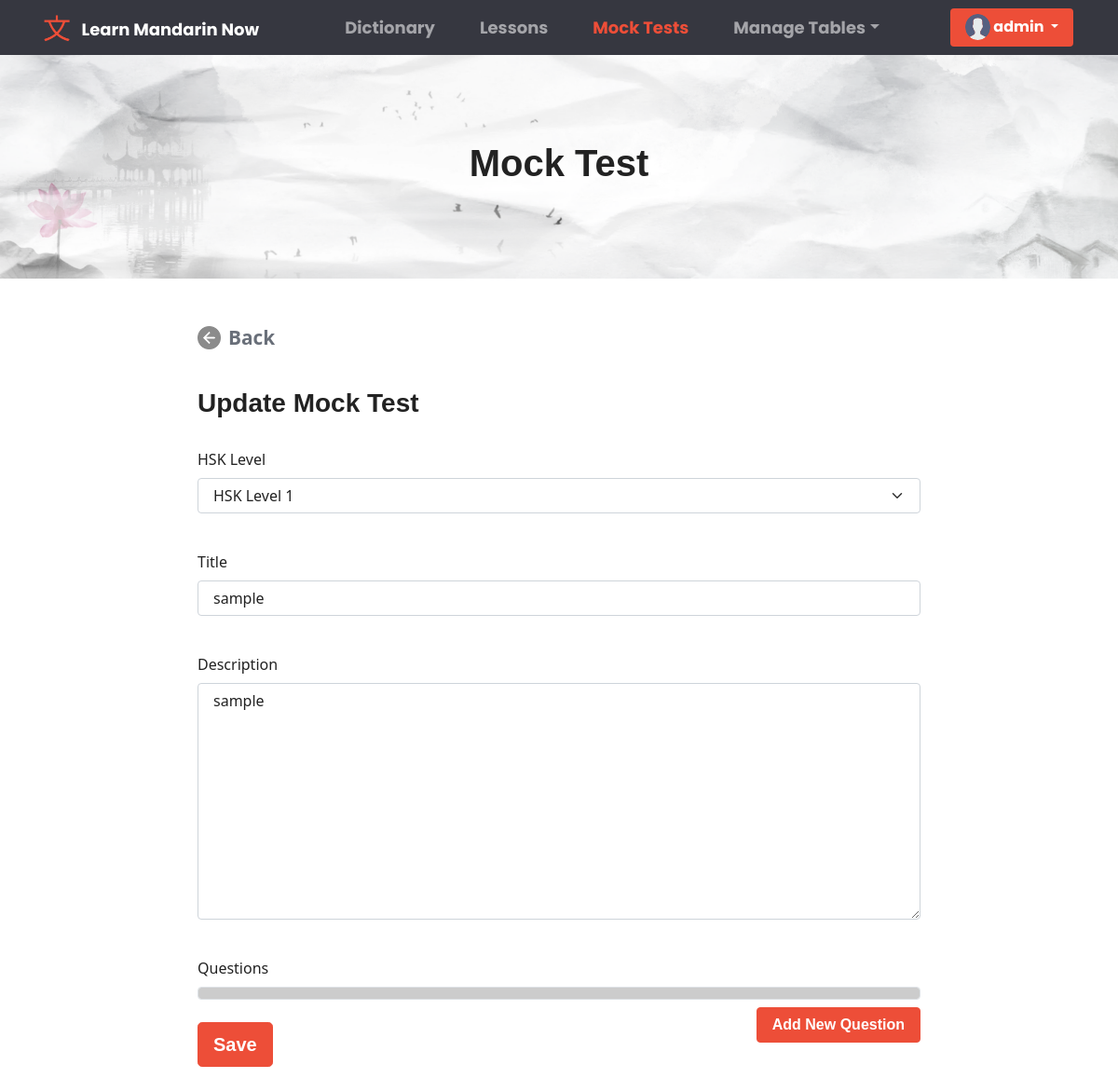
Page /superuser/edit-mocktest/1/ (signed in) on the committed database.
### base/models.py (models this page shows, shortened)
class User(AbstractUser):
    fname = models.CharField(max_length=200, null=True)
    lname = models.CharField(max_length=200, null=True)
    email = models.EmailField(unique = True, null=True)
    bio = models.TextField(null=True)
    avatar = models.ImageField(null=True, default="avatar.svg")
    REQUIRED_FIELDS = []
    class Meta:
        ordering = ['username']

class MockTest(models.Model):
    hsklevel = models.ForeignKey(HskLevel, on_delete=models.SET_NULL, null=True, verbose_name = "HSK Level")
    title = models.CharField(max_length=120, null=True, blank=True)
    description = models.TextField(null=True, blank=True)
    questions = models.TextField(null=True, blank=True)
    updated = models.DateTimeField(auto_now=True)
    created = models.DateTimeField(auto_now_add=True)
    class Meta:
        ordering = ['-updated', '-created']

### base/views.py (the view, shortened to what this page needs)
# urls.py: path('superuser/edit-mocktest/<str:pk>/', views.AdminEditMockTest, name = 'superuser-edit-mocktest'),
@login_required(login_url='anonymous')
def AdminEditMockTest(request, pk):
    hsklevels = HskLevel.objects.all()
    mocktest = MockTest.objects.get(id=pk)
    questions = json.loads(mocktest.questions)
    if request.user.is_authenticated and not request.user.is_staff:
        messages.warning(request, "Access denied, 403 forbidden page!")
        return redirect('mocktest')
    context = {
        'hsklevels' : hsklevels,
        'mocktest' : mocktest,
        'questions': questions,
    }
    return render(request, 'mocktest_add_edit.html', context)

### base/models.py (called while the page is built)
    def __str__(self):
        return self.level

### templates/mocktest_add_edit.html (shortened to what this page needs)
{% extends 'main.html' %} {% block content %} {% load static%}
<link rel="stylesheet" href="{% static 'css/lesson_edit.css' %}">
<link rel="stylesheet" href="{% static 'css/dictionaryAdd_Edit.css' %}" />
<div class="container-fluid">
  <div class="row mb-5"  id="dictionary_header">
    <h1 class="text-center">Mock Test</h1>
  </div>
  <div class="row justify-content-center" style="margin-bottom:3%">
    <div class="col col-lg-8">
      <a href="{%url 'mocktest'%}" id="back_btn">
        <img src="{% static 'images/back_icon.png' %}" class="navbar_mini_icon">
        Back</a>
      <br>
        {% if page == 'addmocktest' %}
        <div >
          <h3>Create Mock Test</h3>
          {%csrf_token %}
          <div class="col-sm-12">
            <div class="form-group">
                <label for="exampleSelect1" class="form-label mt-4">HSK Level</label>
                <select class="form-select" id="level" style="border-color: #CED4DA ;">
                    <option value="">--select-level--</option>
                {% for hsklevel in hsklevels %}
                  <option value="{{hsklevel}}">{{hsklevel}}</option>
                {% endfor %}
                </select>
                <p  class="errorMessage" id="levelErrorMessage"></p>
              </div>
            <div class="form-group">
              <label for="" class="form-label mt-4">Title</label> </label>
              <input type="text" id="title" class="form-control" placeholder="Title">
              <p  class="errorMessage" id="titleErrorMessage"></p>
            </div>
            <div class="form-group">
              <label for="" class="form-label mt-4">Description</label> </label>
              <textarea id="description" class="form-control" rows="10" placeholder="Description" ></textarea>
              <p  class="errorMessage" id="descriptionErrorMessage"></p>
            </div>
            <div class="form-group">
              <label for="" class="form-label mt-4">Questions</label> </label>
              <div class="form-control border" style="background-color: #ccc">
                <p class="question-number" id="question-number" style="display: none;">0</p>
                <div id="main-questions">
                </div>
              </div>
            </div>
            <button class="btn btn-primary btn-block mt-2" style="float: right;" onclick="addMultipleChoice2()">Add New Question</button>
          </div>
          <div class="form-group">
            <br />
            <button onclick="saveQuiz(1)" class="btn btn-primary btn-lg btn-block">
              Save
            </button>
          </div>
      </div>
        {% else %}
        <div >
          <h3>Update Mock Test</h3>
          <div class="col-sm-12">
            <div class="form-group">
                <label for="exampleSelect1" class="form-label mt-4">HSK Level</label>
                <select class="form-select" id="level" style="border-color: #CED4DA ;">
                {% for hsklevel in hsklevels %}
                  {% if hsklevel == mocktest.hsklevel %}
                  <option value="{{hsklevel}}"  selected="selected">{{hsklevel}}</option>
                  {% else %}
                  <option value="{{hsklevel}}">{{hsklevel}}</option>
                  {% endif %}
                {% endfor %}
                </select>
              </div>
            <div class="form-group">
              <label for="" class="form-label mt-4">Title</label> </label>
              <input type="text" id="title" class="form-control" placeholder="Title" value="{{mocktest.title}}">
            </div>
            <div class="form-group">
              <label for="" class="form-label mt-4">Description</label> </label>
              <textarea id="description" class="form-control" rows="10" placeholder="Description" >{{mocktest.description}}</textarea>
            </div>
            <div class="form-group">
              <label for="" class="form-label mt-4">Questions</label> </label>
              <div class="form-control border" style="background-color: #ccc">
              </div>
            </div>
            <button class="btn btn-primary btn-block mt-2" style="float: right;" onclick="addMultipleChoice2()">Add New Question</button>
          </div>
          <div class="form-group">
            <br />
            <button onclick="saveQuiz(2)" class="btn btn-primary btn-lg btn-block">
              Save
            </button>
          </div>
      </div>
        {% endif %}
    </div>
  </div>
</div>
{% endblock content %}

### templates/navbar.html (shortened to what this page needs)
{% load static %}
<link rel="stylesheet" href="{% static 'css/navbar.css' %}" />
<nav class="navbar navbar-expand-lg navbar-dark" id="navbar_header">
  <div class="container-fluid">
    <img src="{% static 'images/navbar_logo.png' %}" id="navbar_logo">
    <a class="navbar-brand" href="{% url 'dictionary' %}" id="logo_text">Learn Mandarin Now</a>
    <div class="collapse navbar-collapse" id="navbarColor02">
      <ul class="navbar-nav me-auto navbar_menuChouce">
        <li class="nav-item">
          <a class="nav-link navigation_choices" href="{% url 'dictionary' %}"
             id="dictionary_page">Dictionary
          </a>
        </li>
        <li class="nav-item">
          <a class="nav-link navigation_choices" href="{% url 'lessons' %}" id="lesson_page">Lessons</a>
        </li>
        <li class="nav-item">
          <a class="nav-link navigation_choices" href="{% url 'mocktest' %}" id="mocktest_page">Mock Tests</a>
        </li>
        {% if request.user.is_authenticated and request.user.is_staff %}
        <li class="nav-item dropdown">
          <a
            class="nav-link dropdown-toggle navigation_choices"
            data-bs-toggle="dropdown"
            href="#"
            role="button"
            aria-haspopup="true"
            aria-expanded="false"
             id="Manage_table">Manage Tables</a
          >
        </li>
        {% endif %}
      </ul>
      <div class="d-flex">
        {% if request.user.is_authenticated %}
        <div class="dropdown">
          <button
            class="btn btn-primary dropdown-toggle button_profile" id="test"
            type="button"
            id="dropdownMenuButton1"
            data-bs-toggle="dropdown"
            aria-expanded="false"
          >
            <img
              class="rounded-circle"
              src="{{request.user.avatar.url}}"
              alt="profile"
              style="height: 1.7rem; width: 1.7rem; margin-bottom: 1px"
            />
            {{request.user.username}}
          </button>
        </div>
        {% endif %}
      </div>
    </div>
  </div>
</nav>

### static/css/navbar.css (style rules this page uses)
#test { font-family: 'Poppins', sans-serif; }
#navbar_header { background-color: #363740; padding-right: 3%; }
.navbar_menuChouce { margin: 0% auto; }
#navbar_logo { height: 4vh; margin-right: 1%; margin-left: 3%; width: auto; }
#logo_text { font-family: 'Poppins', sans-serif; text-transform: capitalize; }
.button_profile { border: none; }
.navigation_choices { font-family: 'Poppins', sans-serif; margin: 0% 1rem; }
.navbar_mini_icon { height: 25px; width: auto; margin-right: .5rem; }

### static/css/dictionaryAdd_Edit.css (style rules this page uses)
#dictionary_header { height: 30vh; margin-bottom: 2rem; display: flex; align-items: center; justify-content: center; background-image: url(../../static/images/dictionary_headerBg.png); background-position: bottom center; background-repeat: no-repeat; background-size: cover; }
#back_btn { text-decoration: none; color: #696F79; font-size: 1.3rem; font-weight: bold; margin: 0%; padding: 0%; display: flex; align-items: center; margin-right: 4rem; margin-bottom: 1rem; }

### templates/main.html (style rules this page uses)
* { box-sizing: border-box; }
img { -webkit-user-drag: none; -khtml-user-drag: none; -moz-user-drag: none; -o-user-drag: none; object-fit: cover; }

### rows in the picture
User: user.avatar (placeholder picture), user.username "admin"
MockTest: title "sample", description "sample"

### other values in the picture
form field value "HSK Level 1"
